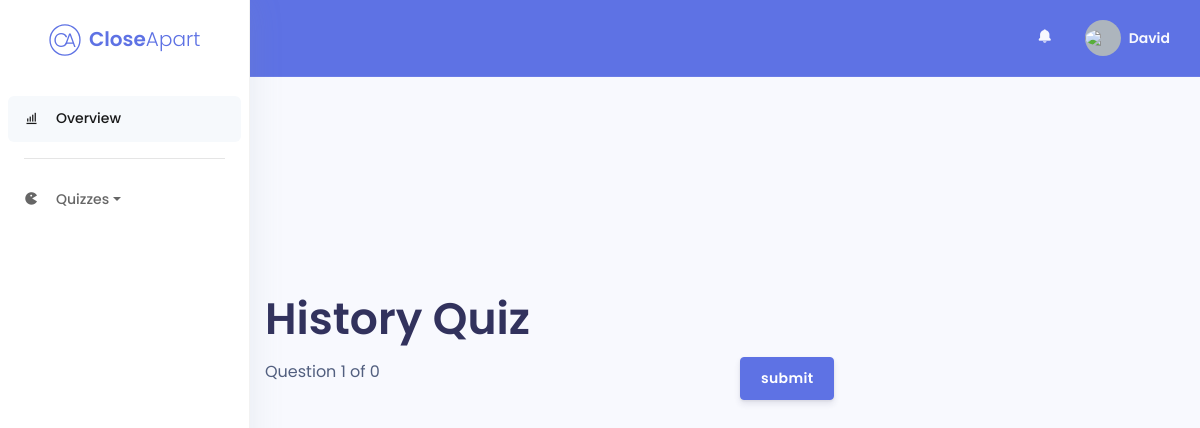
The page /quiz/history/question.php?n=1 on the database as committed earlier.
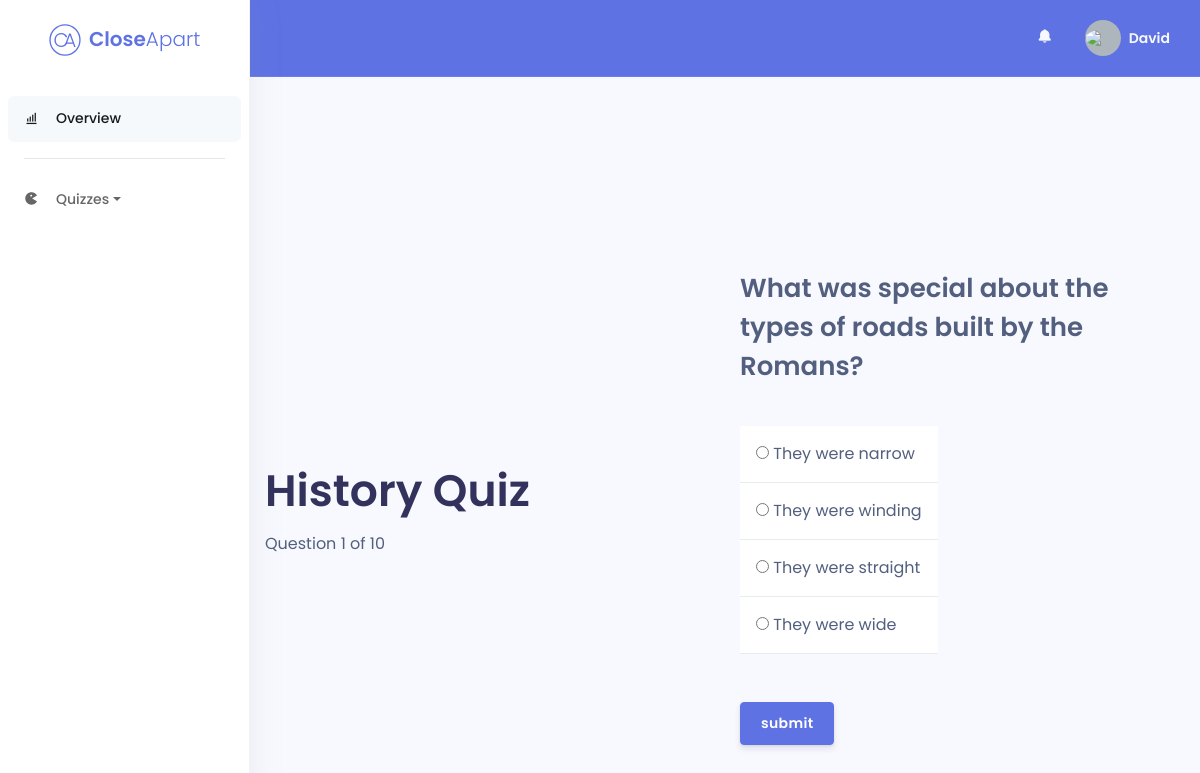
The same page on the database as committed later.
### tables this page shows
CREATE TABLE IF NOT EXISTS HistoryQuestions (
question_number int(11) NOT NULL,
question text NOT NULL
);

CREATE TABLE IF NOT EXISTS HistoryChoices (
id int(11) NOT NULL,
question_number int(11) NOT NULL,
is_correct tinyint(4) NOT NULL DEFAULT '0',
choice text NOT NULL,
PRIMARY KEY (id));

### quiz/history/question.php (the view, shortened to what this page needs)
<?php include "database.php"; ?>
<?php
$number = (int) $_GET['n'];
$query = "select * from historyquestions";
$results = $mysqli->query($query) or die($mysqli->error . __LINE__);
$total = $results->num_rows;
$query = "select * from `historyquestions` where question_number = $number";
$result = $mysqli->query($query) or die($mysqli->error . __LINE__);
$question = $result->fetch_assoc();
$query = "select * from `historychoices` where question_number = $number";
$choices = $mysqli->query($query) or die($mysqli->error . __LINE__);
?>
<!DOCTYPE html>
<html lang="en">
<head>
	<link href='https://unpkg.com/boxicons@2.0.7/css/boxicons.min.css' rel='stylesheet'>
	<link rel="stylesheet" href="../../assets/css/argon.min.css">
</head>
<body>
	<nav class="sidenav navbar navbar-vertical fixed-left navbar-expand-xs navbar-light bg-white" id="sidenav-main">
		<div class="scrollbar-inner">
			<div class="sidenav-header align-items-center">
				<a class="navbar-brand d-flex justify-content-center" href="../../index.php">
					<img src="../../assets/images/closeapart-logo-primary.svg" class="mr-2 brand-logo">
					<span class="font-weight-bold text-primary">Close</span><span class="font-weight-light text-primary">Apart</span>
				</a>
			</div>
			<div class="navbar-inner">
				<div class="collapse navbar-collapse" id="sidenav-collapse-main">
					<ul class="navbar-nav">
						<li class="nav-item">
							<a class="nav-link active" href="../../dashboard.php">
								<i class='bx bx-bar-chart-alt'></i>
								<span class="nav-link-text">Overview</span>
							</a>
						</li>
					</ul>
					<hr class="my-3">
					<ul class="navbar-nav">
						<li class="nav-item">
							<a class="nav-link dropdown-toggle" href="#" role="button" data-toggle="dropdown" aria-haspopup="true" aria-expanded="false">
								<i class='bx bxs-game'></i>
								<span class="nav-link-text">Quizzes</span>
							</a>
						</li>
					</ul>
				</div>
			</div>
		</div>
	</nav>
	<div class="main-content">
		<nav class="navbar navbar-top navbar-expand navbar-dark bg-primary border-bottom">
			<div class="container-fluid">
				<div class="collapse navbar-collapse" id="navbarSupportedContent">
					<ul class="navbar-nav align-items-center ml-auto">
						<li class="nav-item dropdown">
							<a class="nav-link" href="#" role="button" data-toggle="dropdown" aria-haspopup="true" aria-expanded="false">
								<i class='bx bxs-bell'></i>
							</a>
						</li>
					</ul>
					<ul class="navbar-nav align-items-center">
						<li class="nav-item dropdown">
							<a class="nav-link pr-0" href="#" role="button" data-toggle="dropdown" aria-haspopup="true" aria-expanded="false">
								<div class="media align-items-center">
									<span class="avatar avatar-sm rounded-circle">
										<img src='https://avataaars.io/?avatarStyle=Transparent&topType=ShortHairShortRound&accessoriesType=Blank&hairColor=Auburn&facialHairType=Blank&clotheType=GraphicShirt&clotheColor=White&graphicType=Deer&eyeType=Happy&eyebrowType=RaisedExcitedNatural&mouthType=Smile&skinColor=Pale' />
									</span>
									<div class="media-body  ml-2  d-none d-lg-block">
										<span class="mb-0 text-sm  font-weight-bold">David</span>
									</div>
								</div>
							</a>
						</li>
					</ul>
				</div>
			</div>
		</nav>
		<div class="container my-5 py-5">
			<div class="row flex-md-column flex-lg-row justify-content-center align-items-center my-5 py-5">
				<div class="col-md-6 col-sm-12">
					<h1 class="display-2">History Quiz</h1>
					<div class="current">Question <?php echo $number; ?> of <?php echo $total; ?></div>
				</div>
				<div class="col-md-6 col-sm-12">
					<p class="question display-4">
						<?php echo $question['question'] ?>
					</p>
					<div class="d-flex align-items-center">
						<form method="post" action="process.php">
							<ul class="list-group list-group-flush my-4">
								<?php while ($row = $choices->fetch_assoc()) : ?>
									<li class="list-group-item"><input name="choice" type="radio" value="<?php echo $row['id']; ?>" />
										<?php echo $row['choice']; ?>
									</li>
								<?php endwhile; ?>
							</ul>
							<input type="submit" value="submit" class="btn btn-primary mt-4" />
						</form>
					</div>
				</div>
			</div>
		</div>
</body>
</html>

Rows that differ between the two databases and show on the page:
added historyquestions: question "What was special about the types of roads built by the Romans?"
added historychoices: choice "They were narrow"
added historychoices: choice "They were winding"
added historychoices: choice "They were straight"
added historychoices: choice "They were wide"
Other text that changed with them:
$total: "0" → "10"
